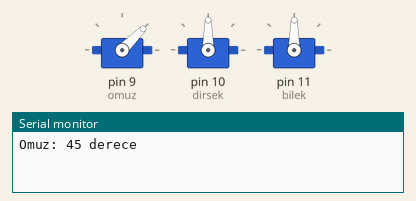
A sketch run on a simulated Arduino Uno, built with avr-gcc and run on an emulated ATmega328P. Parts: 3 × servo, the last lines printed to the serial monitor.

Above: at 1.05 s.
At 1.65 s:
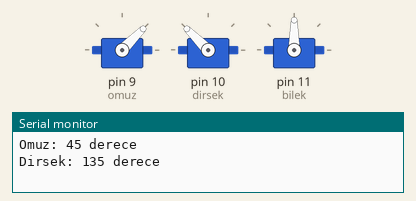
At 2.25 s:
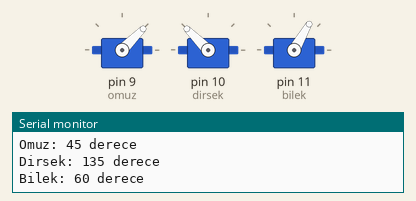
At 3.5 s:
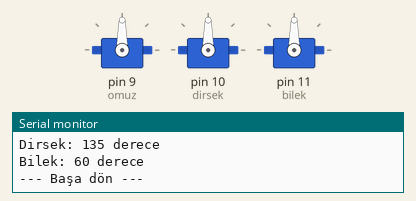
Timing chart, 0 to 6.8 s (numbered marks = the images above):
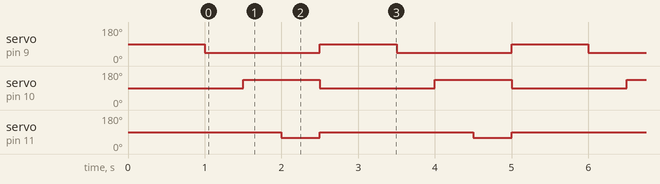

The sketch:

robot_kol_temel.ino
```cpp
#include <Servo.h>

Servo omuz;
Servo dirsek;
Servo bilek;

void setup() {
  Serial.begin(9600);
  omuz.attach(9);
  dirsek.attach(10);
  bilek.attach(11);

  omuz.write(90);
  dirsek.write(90);
  bilek.write(90);
  delay(1000);
}

void loop() {
  omuz.write(45);
  Serial.println("Omuz: 45 derece");
  delay(500);

  dirsek.write(135);
  Serial.println("Dirsek: 135 derece");
  delay(500);

  bilek.write(60);
  Serial.println("Bilek: 60 derece");
  delay(500);

  omuz.write(90);
  dirsek.write(90);
  bilek.write(90);
  Serial.println("--- Başa dön ---");
  delay(1000);
}
```

Measured:
- by itself, servo on pin 9 (omuz): alternates 90° for 1.0 s and 45° for 1.5 s
- by itself, servo on pin 10 (dirsek): alternates 135° for 1.0 s and 90° for 1.5 s
- by itself, servo on pin 11 (bilek): alternates 90° for 2.0 s and 60° for 0.50 s
